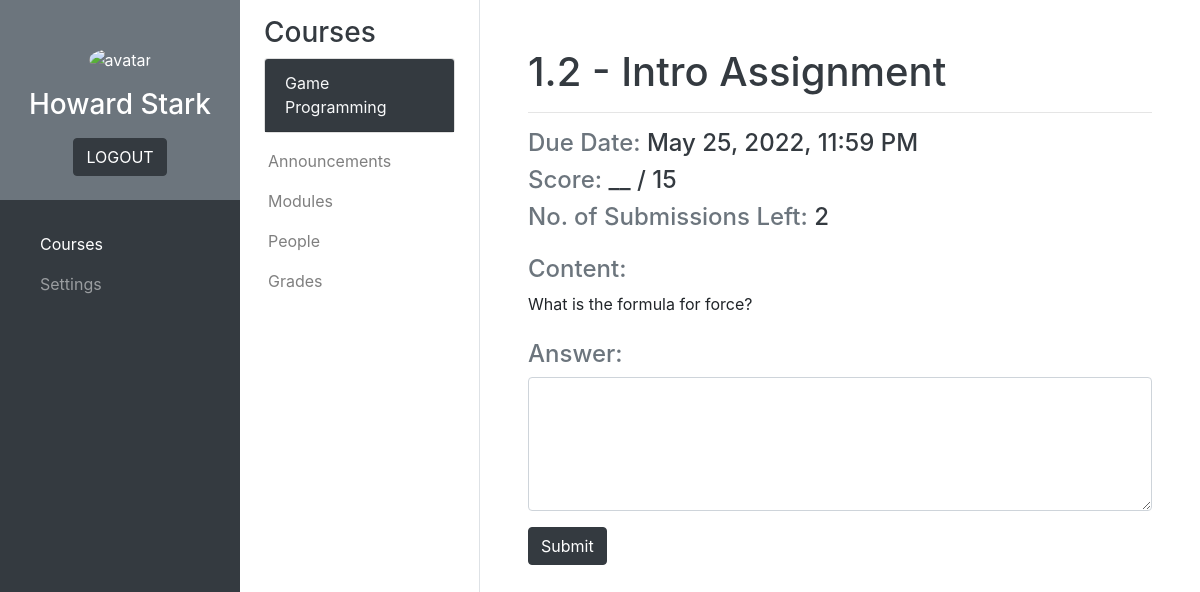
The app's page /courses/student/student_module_assignment.php?course=2&module_id=9 (signed in) with its own data.
### tables this page shows
CREATE TABLE `courses` (
  `Course_number` int(11) NOT NULL,
  `Course_name` varchar(50) NOT NULL
);

CREATE TABLE `modules_main` (
  `Module_ID` int(11) NOT NULL,
  `Course_number` int(11) NOT NULL,
  `Module_number` varchar(10) NOT NULL,
  `Module_name` varchar(50) NOT NULL,
  `Module_type` varchar(20) NOT NULL,
  `Published` tinyint(1) NOT NULL
);

CREATE TABLE `modules_assignments` (
  `Module_ID` int(11) NOT NULL,
  `Content` varchar(8000) NOT NULL,
  `Points` int(11) NOT NULL,
  `Due_date` datetime NOT NULL,
  `No_of_submissions` int(11) NOT NULL,
  `Answer` varchar(8000) NOT NULL
);

### php_scripts/connect.php (called while the page is built, shortened)
<?php
    $servername = "localhost";
    $username = "root";
    $password = "";
    $db = "school_management_db";
    $conn = new mysqli($servername, $username, $password, $db);
    function sql($comm) {
        global $conn;
        $result = $conn->query($comm);
        return $result;
    }
?>

### courses/student/student_module_assignment.php (the view, shortened to what this page needs)
<?php
    include('../../php_scripts/connect.php');
    if (isset($_SESSION['id'])) {
        $id = $_SESSION['id'];
    }
    else {
        header("Location: ../../index.php");
    }
?>
<!DOCTYPE html>
<html lang="en">
    <head>
        <link rel="stylesheet" href="https://cdn.jsdelivr.net/npm/bootstrap@4.6.1/dist/css/bootstrap.min.css">
        <link rel="stylesheet" href="../../css/styles.css">
    </head>
    <body>
        <?php include('../courses_main_sidebar.php'); ?>
        <?php include('../courses_sub_sidebar_student.php'); ?>
        <main id="content">
            <div id="module-lesson" class="container-fluid p-5">
                <?php
                    $module_id = $_GET['module_id'];
                    $module_query = sql("SELECT Module_number, Module_name FROM modules_main WHERE Module_ID = $module_id");
                    if ($module_query->num_rows == 1) {
                        $module = $module_query->fetch_assoc();
                    }
                ?>
                <h1 class="text-dark"><?php echo $module["Module_number"] . " - " . $module["Module_name"];?></h1>
                <hr>
                <?php
                    $assignment_query = sql("SELECT Content, Points, Due_date, No_of_submissions, Answer FROM modules_assignments WHERE Module_ID = $module_id");
                    if ($assignment_query->num_rows == 1) {
                        $assignment = $assignment_query->fetch_assoc();
                    }
                    $submission_query = sql("SELECT Score, Submission_date, No_of_submissions, Student_answer FROM student_modules_assignments WHERE ID_number = '$id' AND Module_ID = $module_id");
                    if ($submission_query->num_rows > 0) {
                        $submission = $submission_query->fetch_assoc();
                        $submitted = true;
                        $submissions_left = $assignment['No_of_submissions'] - $submission['No_of_submissions'];
                    }
                    else {
                        $submitted = false;
                        $submissions_left = $assignment['No_of_submissions'];
                    }
                ?>
                <div id="content-main">
                    <h4 class="text-secondary">Due Date: <span class="text-dark"><?php echo date('M d, Y, h:i A', strtotime($assignment["Due_date"]));?></span></h4>
                    <h4 class="text-secondary">Score: <span class="text-dark">
                    <?php
                        if ($submitted) {
                            echo $submission["Score"];
                        }
                        else {
                            echo "__";
                        }
                        echo " / " . $assignment["Points"];
                    ?>
                    </span></h4>
                    <h4 class="text-secondary">No. of Submissions Left: <span class="text-dark"><?php echo $submissions_left;?></span></h4>
                    <h4 class="text-secondary mt-4">Content:</h4>
                    <p><?php echo $assignment["Content"];?></p>
                    <h4 class="text-secondary mt-4">Answer:</h4>
                    <form method="post" action="../../php_scripts/courses_scripts/modules/submit_assignment.php?course=<?php echo $_GET['course'] . "&module_id=" . $_GET['module_id'] ?>">
                        <div class="form-group">
                            <textarea name="student-answer" class="form-control" rows="5" required <?php if ($submissions_left == 0) {echo "disabled";} ?>></textarea>
                        </div>
                        <button type="submit" name="submit-assignment-button" value="Submit" class="btn btn-dark" <?php if ($submissions_left == 0) {echo "disabled";} ?>>Submit</button>
                    </form>
                </div>
            </div>
        </main>
    </body>
</html>

### courses/courses_sub_sidebar_student.php (shortened to what this page needs)
<?php
    if (!isset($_GET['course'])) {
        $courses_sb_selected_number = null;
        $courses_sb_selected_name = "No Course Selected";
    }
    else {
        $courses_sb_selected_number = $_GET['course'];
        $result = sql("SELECT Course_name FROM courses WHERE Course_number = $courses_sb_selected_number");
        if ($result->num_rows == 1) {
            $row = $result->fetch_assoc();
            $courses_sb_selected_name = $row["Course_name"];
        }
    }
?>
<div class="bg-white border-right sub-sidebar">
    <div class="container pt-3 px-4">
        <h3 class="text-dark">Courses</h3>
        <div class="card">
            <div class="card-header bg-dark">
                <a class="card-link text-light" data-toggle="collapse" href="#courseDropdownMenu"><?php echo $courses_sb_selected_name?></a>
            </div>
        </div>
    </div>
    <div class="px-1 pb-1">
        <nav class="navbar navbar-expand-lg navbar-light">
            <ul class="navbar-nav flex-column">
                <li class="nav-item"><a href="student_announcements.php?course=<?php echo $courses_sb_selected_number?>" class="nav-link<?php if ($courses_sb_selected_number == null) { echo " disabled"; }?>">Announcements</a></li>
                <li class="nav-item"><a href="student_modules.php?course=<?php echo $courses_sb_selected_number?>" class="nav-link<?php if ($courses_sb_selected_number == null) { echo " disabled"; }?>">Modules</a></li>
                <li class="nav-item"><a href="student_people.php?course=<?php echo $courses_sb_selected_number?>" class="nav-link<?php if ($courses_sb_selected_number == null) { echo " disabled"; }?>">People</a></li>
                <li class="nav-item"><a href="student_grades.php?course=<?php echo $courses_sb_selected_number?>" class="nav-link<?php if ($courses_sb_selected_number == null) { echo " disabled"; }?>">Grades</a></li>
            </ul>
        </nav>
    </div>
</div>

### css/styles.css (style rules this page uses)
.sub-sidebar { position: fixed; top: 0; left: 240px; width: 240px; height: 100vh; }
main { margin-left: 480px; }

### records on screen
courses: Course_name "Game Programming"
modules_main: Module_number "1.2", Module_name "Intro Assignment"
modules_assignments: Due_date "May 25, 2022, 11:59 PM", Points "15", No_of_submissions "2", Content "What is the formula for force?"

### other values on screen
$_SESSION['first_name'] "Howard"
$_SESSION['family_name'] "Stark"
